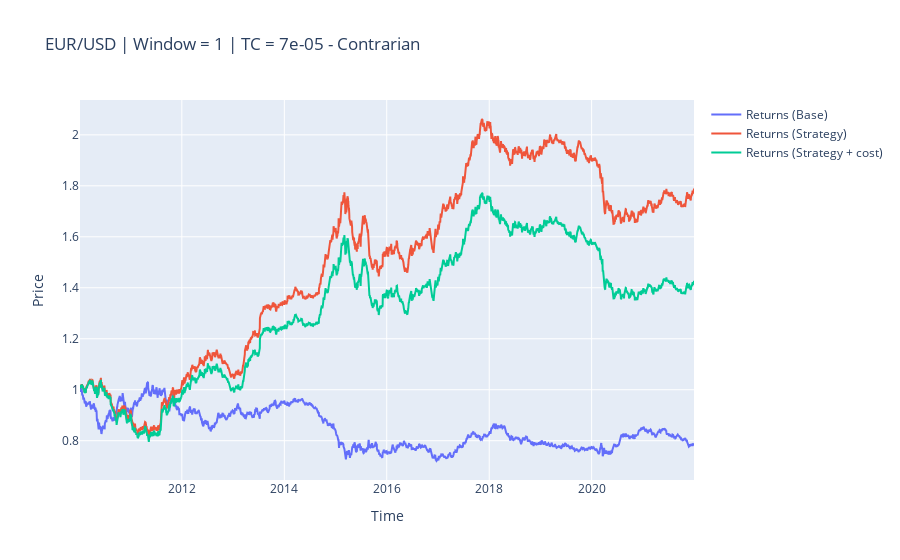

Notebook source saved alongside this figure:
### Code cell
testMCB.plot_results()

### Figure 1 — Plotly figure (JSON) as saved in the notebook; plotly's stock layout.template omitted (floating-point values rounded to 4 significant figures; data arrays with more than 128 entries replaced by an {"elided": "..."} marker saying what was removed)
{"data": [{"name": "Returns (Base)", "type": "scatter", "x": {"elided": "3124 str values"}, "y": {"elided": "3124 float values"}}, {"name": "Returns (Strategy)", "type": "scatter", "x": {"elided": "3124 str values"}, "y": {"elided": "3124 float values"}}, {"name": "Returns (Strategy + cost)", "type": "scatter", "x": {"elided": "3124 str values"}, "y": {"elided": "3124 float values"}}], "layout": {"title": {"text": "EUR/USD | Window = 1 | TC = 7e-05 - Contrarian"}, "xaxis": {"title": {"text": "Time"}}, "yaxis": {"title": {"text": "Price"}}}}
